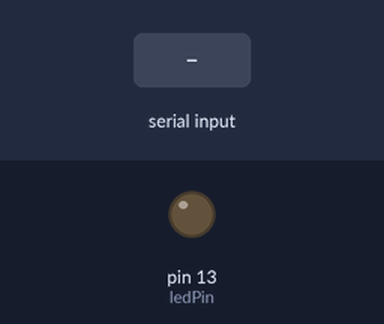
This sketch was run on a simulated Arduino Uno, built with avr-gcc and run on an emulated ATmega328P. Parts: output pins drawn as LEDs (lit = HIGH). Inputs (shaded band) come from the test bench. What the sketch prints to the serial monitor is not drawn.

Above: at 1.2 s.
1.3 s: "90,45\n" received over Serial
At 1.55 s:
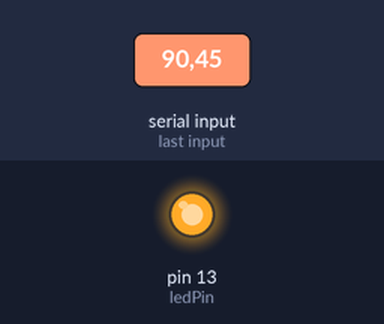
Timing chart, 0 to 10.3 s (numbered marks = the images above; inputs shaded):
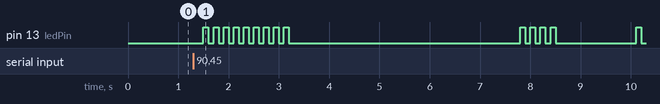

The sketch:

sketch_may04a.ino
```cpp
int ledPin = 13;


void setup() {
  // put your setup code here, to run once:
  pinMode(ledPin, OUTPUT);
  Serial.begin(115200);

}

void loop() {
  // put your main code here, to run repeatedly:
  if(Serial.available()){
    blink(Serial.read()- '0');
  }
  delay(500);

  Serial.println("Hello from Arduino!");
  delay(1000);

}

void blink(int numberOfTimes){
  for(int i = 0; i < numberOfTimes; i++){
    digitalWrite(ledPin, HIGH);
    delay(100);
    digitalWrite(ledPin, LOW);
    delay(100);
  }
}
```

Measured:
- after the input at 1.3 s, pin 13 (ledPin): LOW → HIGH after 0.20 s, → LOW 0.10 s later, → HIGH 0.10 s later, → LOW 0.10 s later, … (28 changes in this stretch)
